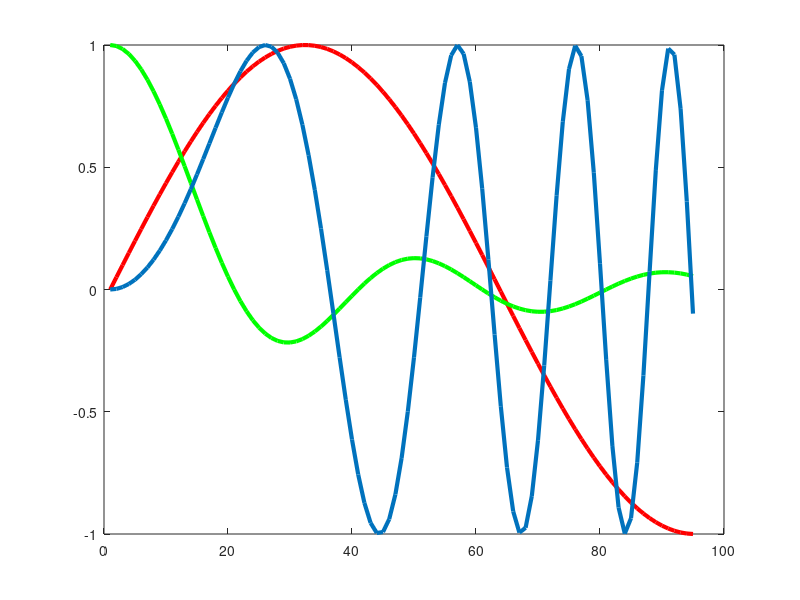

MATLAB code for this plot:
% question 1
[1 2 3]'; 
[1; 2; 3];

% question 2
A = [1 2 3; 2 3 4; 3 4 5; 4 5 6];
B = A(:,2:3);

% question 3
a = [1 2; 3 4];
b = [2 2; 3 3; 4 4];
c = eye(3);
d =[1 2 3];
%a*b
%a-b

% question 4
b = [2 2; 3 3; 4 4];
d =[1 2 3];
f = zeros(2,1);

%b - repmat(f,1,3);
%b + [f ; f; f];
%b + repmat(f',1,3);

% question 5
ones(4,1)*5;
ones(4,1).*5;
5*ones(1,4)';

% question 6
A = [1 2 3 4 5; 2 3 4 5 6; 3 4 5 6 7; 4 5 6 7 8; 5 6 7 8 9];
B=A(2:4,1:2:5);
B=A(2:4,[1 3 5]);
B=[A(2:4,1) A(2:4,3) A(2:4,5)];

% question 7
x=0:.05:(3/2)*pi;
figure
plot(sin(x),'r','LineWidth',3)
hold on
plot(sinc(x),'g','LineWidth',3)
hold on
plot(sin(x.^2),'LineWidth',3)
